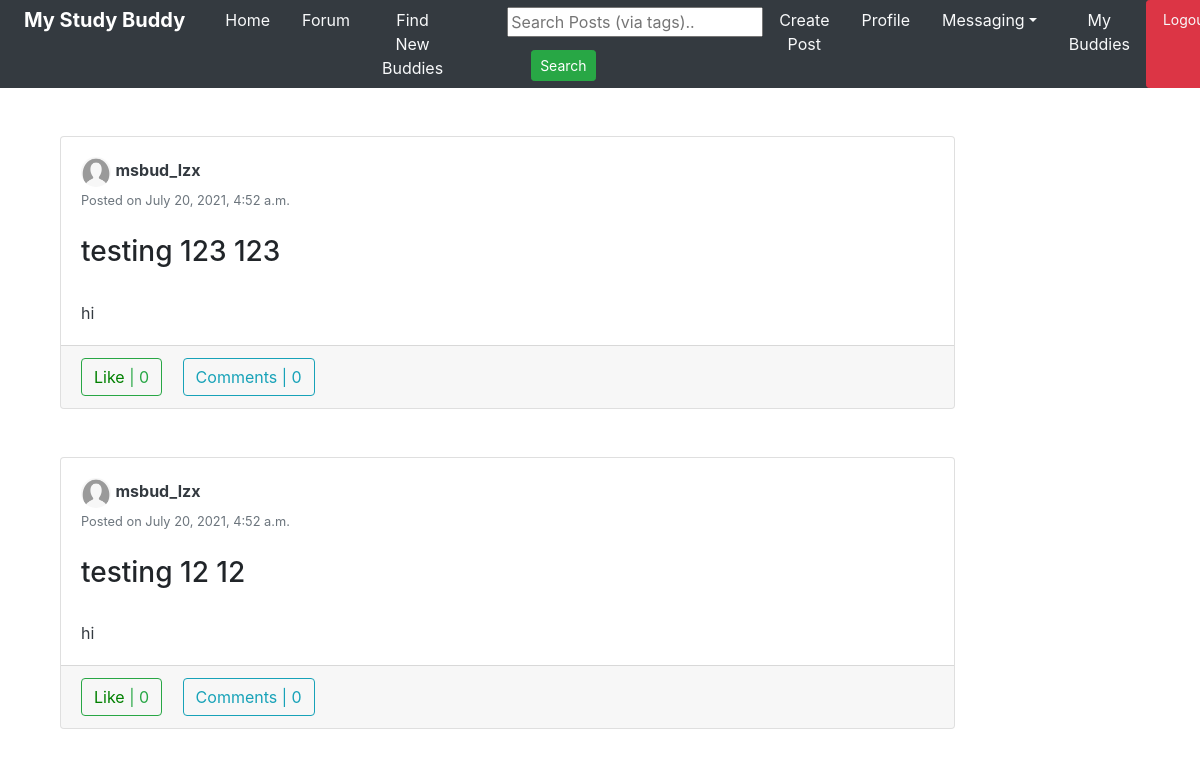
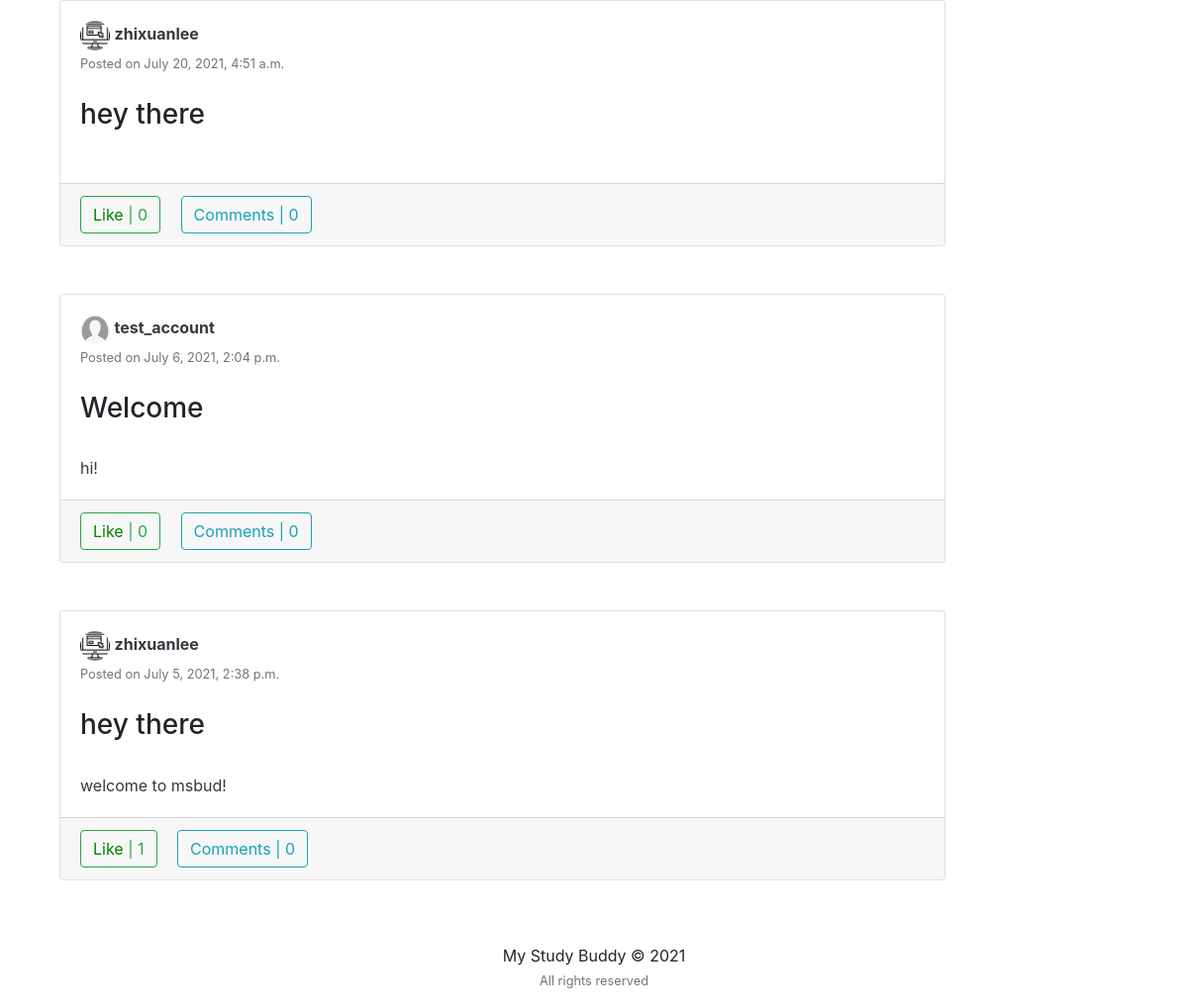
Screenshot of / (signed in) with the database file from the repository (2 pictures, top to bottom).
### feed/models.py (models this page shows, shortened)
class Post(models.Model):
	title = models.CharField(max_length=150, blank=True)
	body = models.TextField(blank=True)
	picture = models.ImageField(upload_to='path/to/img', default=None)
	date_posted = models.DateTimeField(default=timezone.now)
	user_name = models.ForeignKey(User, related_name='updated_by', on_delete=models.CASCADE)
	tags = models.CharField(max_length=100, blank=True)

### users/models.py (models this page shows, shortened)
class Profile(models.Model):
	user = models.OneToOneField(User, on_delete=models.CASCADE)
	image = models.ImageField(default='default.png', upload_to='profile_pics')
	slug = AutoSlugField(populate_from='user')
	bio = models.CharField(max_length=255, blank=True)
	friends = models.ManyToManyField("Profile", blank=True)
	def get_absolute_url(self):
		return "/users/{}".format(self.slug)

### feed/views.py (the view)
# urls.py: path('', PostListView.as_view(), name='home'),
class PostListView(ListView):
	model = Post
	template_name = 'feed/home.html'
	context_object_name = 'posts'
	ordering = ['-date_posted']
	paginate_by = 10
	def get_context_data(self, **kwargs):
		context = super(PostListView, self).get_context_data(**kwargs)
		if self.request.user.is_authenticated:
			liked = [i for i in Post.objects.all() if Like.objects.filter(user = self.request.user, post=i)]
			context['liked_post'] = liked
		return context

### feed/templates/feed/home.html (shortened to what this page needs)
{% extends "feed/layout.html" %} {% load static %}
{% block searchform %}
<form
class="form-inline my-2 my-lg-0 ml-5"
action="{% url 'search_posts' %}"
method="get"
>
<input name="p" type="text" placeholder="Search Posts (via tags).." id="search"/>
<button class="btn btn-success btn-sm my-2 my-sm-0 ml-4" type="submit">
  Search
</button>
</form>
{% endblock searchform %} {% block content %}
<div class="container">
  <div class="row">
    <div class="col-md-10">
      {% for post in posts %}
      <div class="card card-signin my-5">
        <div class="card-body">
          <a href="{{ post.user_name.profile.get_absolute_url }}"
          ><img
          src="{{ post.user_name.profile.image.url }}"
          class="rounded-circle"
          width="30"
          height="30"
          alt=""
          /></a>
          <a
          class="text-dark"
          href="{{ post.user_name.profile.get_absolute_url }}"
          ><b>{{ post.user_name }}</b></a
          >
          <br /><small class="text-muted"
          >Posted on {{ post.date_posted }}</small
          >
          <br /><br />
          <h3>{{ post.title }}</h3>
          <br />
          <p class="card-text text-dark">{{ post.body }}</p>
        </div>
      <div class="card-footer">
        <button class="btn btn-outline-success mr-3 like" id="{{ post.id }}">
          {% if post in liked_post %}
          <a
          href="{% url 'post-like' %}"
          style="color: red"
          id="likebtn{{ post.id }}"
          >
          Unlike</a
          >
          | {{post.likes.count}} {% else %}
          <a
          href="{% url 'post-like' %}"
          style="color: green"
          id="likebtn{{ post.id }}"
          >
          Like</a
          >
          | {{post.likes.count}} {% endif %}
        </button>
        <a class="btn btn-outline-info" href="{% url 'post-detail' post.id %}"
        >Comments | {{ post.details.count }}</a
        >
      </div>
    </div>
    {% endfor %}
  </div>
</div>
</div>
{% endblock content %}

### rows the page displays
Post: user_name.profile.image (placeholder picture), user_name "msbud_lzx", date_posted "July 20, 2021, 4:52 a.m.", title "testing 123 123", body "hi", likes.count "0", details.count "0"
Post: user_name.profile.image (placeholder picture), user_name "msbud_lzx", date_posted "July 20, 2021, 4:52 a.m.", title "testing 12 12", body "hi", likes.count "0", details.count "0"
Post: user_name.profile.image (picture), user_name "zhixuanlee", date_posted "July 20, 2021, 4:51 a.m.", title "hey there", likes.count "0", details.count "0"
Post: user_name.profile.image (placeholder picture), user_name "test_account", date_posted "July 6, 2021, 2:04 p.m.", title "Welcome", body "hi!", likes.count "0", details.count "0"
Post: user_name.profile.image (picture), user_name "zhixuanlee", date_posted "July 5, 2021, 2:38 p.m.", title "hey there", body "welcome to msbud!", likes.count "1", details.count "0"
